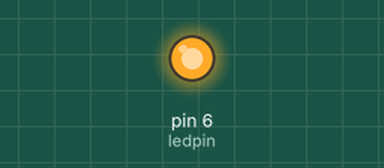
The sketch below on a simulated Arduino Uno, built with avr-gcc and run on an emulated ATmega328P. On the bench: output pins drawn as LEDs (lit = HIGH).

Above: at 0.05 s.
At 0.15 s:
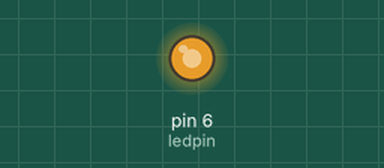
At 0.3 s:
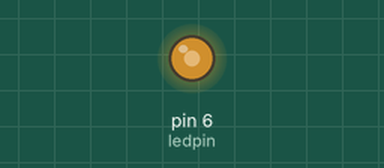
At 0.6 s:
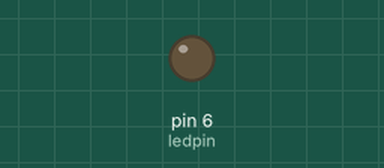
Timing chart, 0 to 3.0 s (numbered marks = the images above):
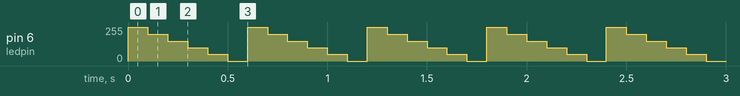

The sketch:

analogincrease-decrise.ino
```cpp
int ledpin= 6;
int dutycycle1= 255;
int dutycycle2= 200;
int dutycycle3= 150;
int dutycycle4= 100;
int dutycycle5= 50;
int dutycycle6= 0;

void setup() {
  // put your setup code here, to run once:
pinMode(ledpin,OUTPUT);
}

void loop() {
  // put your main code here, to run repeatedly:
analogWrite(ledpin, dutycycle1);
delay(100);

analogWrite(ledpin, dutycycle2);
delay(100);

analogWrite(ledpin, dutycycle3);
delay(100);

analogWrite(ledpin, dutycycle4);
delay(100);

analogWrite(ledpin, dutycycle5);
delay(100);

analogWrite(ledpin, dutycycle6);
delay(100);


}
```

Measured:
- by itself, pin 6 (ledpin): repeats every 0.60 s: 200/255 0.10 s, 150/255 0.10 s, 100/255 0.10 s, 50/255 0.10 s, 0/255 0.10 s, 255/255 0.10 s
